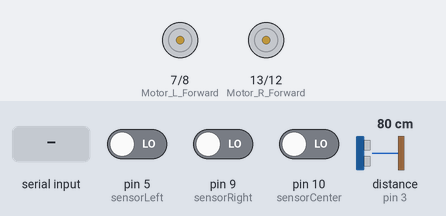
Recording of a sketch running on a simulated Arduino Uno, built with avr-gcc and run on an emulated ATmega328P. Shown: motor-driver pin pairs drawn as motors (green arrow = first pin HIGH = forward, orange = second pin HIGH = backward, longer = more drive, scaled by the enable pin). The test bench sets the inputs (shaded band); at power-on: distance to the obstacle (sensor on pin 3) 80 cm, pin 5 (sensorLeft) LOW, pin 9 (sensorRight) LOW, pin 10 (sensorCenter) LOW. The echo pulse lasts 58.3 µs per cm; what the sketch prints to the serial monitor is not drawn.

Above: at 1.2 s.
1.3 s: "U" received over Serial
At 1.6 s:
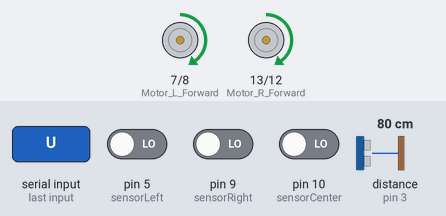
2.8 s: "L" received over Serial
At 4.0 s:
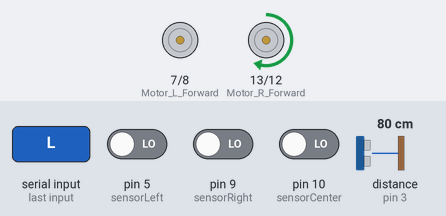
4.3 s: "R" received over Serial
At 5.1 s:
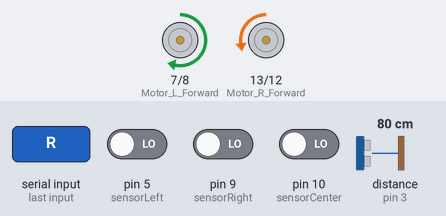
5.8 s: distance to the obstacle (sensor on pin 3) set to 11 cm
7.3 s: distance to the obstacle (sensor on pin 3) set to 8 cm
At 7.45 s:
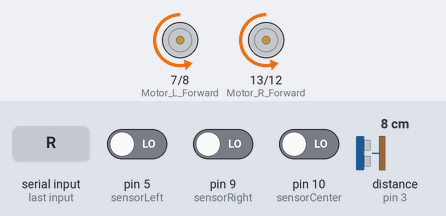
10.3 s: "W" received over Serial
At 11.4 s:
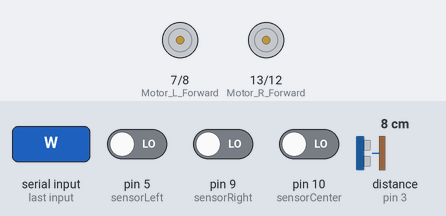
Timing chart, 0 to 13.3 s (numbered marks = the images above; inputs shaded):
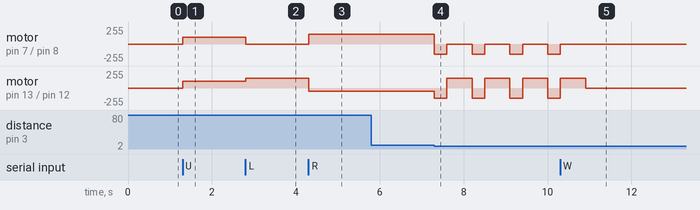

The sketch:

bluesix.ino
```cpp
#include <NewPing.h>

# include "NewPing.h"

int Motor_R_Enable=11;
int Motor_R_Forward=13;
int Motor_R_Reverse=12;

int Motor_L_Enable=6;
int Motor_L_Forward=7;
int Motor_L_Reverse=8;

int trigPin=4;
int echoPin=3;
#define required_distance 25
#define sensorLeft 5
#define sensorCenter 10
#define sensorRight 9
int x,y,z;
NewPing sonar(trigPin ,echoPin ,required_distance ) ;
float distance ;

char input;

void setup() {

  Serial.begin(9600);
  pinMode(Motor_R_Enable,OUTPUT);
  pinMode(Motor_R_Forward,OUTPUT);
  pinMode(Motor_R_Reverse,OUTPUT);
  pinMode(Motor_L_Enable,OUTPUT);
  pinMode(Motor_L_Forward,OUTPUT);
  pinMode(Motor_L_Reverse,OUTPUT);
  pinMode(trigPin,OUTPUT);
  pinMode(echoPin,INPUT);
  pinMode(sensorLeft,INPUT);
pinMode(sensorCenter,INPUT);
pinMode(sensorRight,INPUT);


}

void forward(){
        analogWrite(Motor_L_Enable,100);
        digitalWrite(Motor_L_Forward,HIGH);
        digitalWrite(Motor_L_Reverse,LOW);
        analogWrite(Motor_R_Enable,100);
        digitalWrite(Motor_R_Forward,HIGH);
        digitalWrite(Motor_R_Reverse,LOW);
}

void backward(){
        analogWrite(Motor_L_Enable,150);
        digitalWrite(Motor_L_Forward,LOW);
        digitalWrite(Motor_L_Reverse,HIGH);
        analogWrite(Motor_R_Enable,150);
        digitalWrite(Motor_R_Forward,LOW);
        digitalWrite(Motor_R_Reverse,HIGH);
}

void brake(){
        analogWrite(Motor_L_Enable,150);
        digitalWrite(Motor_L_Forward,LOW);
        digitalWrite(Motor_L_Reverse,LOW);
        analogWrite(Motor_R_Enable,150);
        digitalWrite(Motor_R_Forward,LOW);
        digitalWrite(Motor_R_Reverse,LOW);
}

void left (){
        analogWrite(Motor_L_Enable,150);
        digitalWrite(Motor_L_Forward,LOW);
        digitalWrite(Motor_L_Reverse,LOW);
        analogWrite(Motor_R_Enable,150);
        digitalWrite(Motor_R_Forward,HIGH);
        digitalWrite(Motor_R_Reverse,LOW);
}

void right (){
        analogWrite(Motor_L_Enable,150);
        digitalWrite(Motor_L_Forward,HIGH);
        digitalWrite(Motor_L_Reverse,LOW);
        analogWrite(Motor_R_Enable,50);
        digitalWrite(Motor_R_Forward,LOW);
        digitalWrite(Motor_R_Reverse,HIGH);
}
void rightwall (){
        analogWrite(Motor_L_Enable,150);
        digitalWrite(Motor_L_Forward,HIGH);
        digitalWrite(Motor_L_Reverse,LOW);
        analogWrite(Motor_R_Enable,100);
        digitalWrite(Motor_R_Forward,LOW);
        digitalWrite(Motor_R_Reverse,HIGH);
}

void track (){
  //lw mashtaghlsh yb2a n7ot hena bardo code el sensor tany
  x=digitalRead(sensorLeft);
  y=digitalRead(sensorCenter);
  z=digitalRead(sensorRight);
   if ( distance <=20 && distance != 0 && z==0 )
     {
         backward();
         delay (300);
         rightwall();
         delay(400);
         forward();
         delay(500);

    }
  else if ( distance <=20 && distance != 0 && x==0)
    {
         backward();
         delay (300);
         left();
         delay(700);
         forward();
         delay(500);
    }
  else {
               if(x & !y & z)
           {
          //move forward
            forward();
           }

          else if(!x & y & z)
           {
            //move left
              left();
           }

         if(x & y & !z)
           {
           //move right
             right();
           }

        else if(!x & !y & !z)
          {
             forward();
          }
  }//else
}

void loop(){
 if(Serial.available() > 0){
    input = Serial.read();
}
switch (input){
  case 'F':
  distance=sonar.ping_cm();
if ( distance <10 && distance != 0){
  backward();
  delay (300);
  left();
  delay(600);
  forward();
} else{
  forward();
  break;
}
  case 'L': distance=sonar.ping_cm();
if ( distance <10 && distance != 0){
  backward();
  delay (300);
  left();
  delay(600);
  forward();
} else{
  left();
  break;
}
  case 'R' : distance=sonar.ping_cm();
if ( distance <10 && distance != 0){
  backward();
  delay (300);
  left();
  delay(600);
  forward();
} else{
  right();
  break;
}
  case 'B' : backward(); break;
  case 'W' : brake(); break;
  case 'U':
  Serial.print(input);
  track(); break;
}


}
```

Measured:
- the behaviour switches between 10 and 9 cm on distance to the obstacle (sensor on pin 3) (found by bisection; images 3 and 4)
- after the input at 1.3 s, motor on pin 7 (Motor_L_Forward) / pin 8 (Motor_L_Reverse), motor on pin 13 (Motor_R_Forward) / pin 12 (Motor_R_Reverse): stopped → forward 100/255 at once
- after the input at 2.8 s, motor on pin 7 (Motor_L_Forward) / pin 8 (Motor_L_Reverse): forward 100/255 → stopped at once; motor on pin 13 (Motor_R_Forward) / pin 12 (Motor_R_Reverse): forward 100/255 → forward 150/255 at once
- after the input at 4.3 s, motor on pin 7 (Motor_L_Forward) / pin 8 (Motor_L_Reverse): stopped → forward 150/255 at once; motor on pin 13 (Motor_R_Forward) / pin 12 (Motor_R_Reverse): forward 150/255 → backward 50/255 at once
- after the input at 5.8 s, every drawn part: stays the same
- after the input at 7.3 s, motor on pin 7 (Motor_L_Forward) / pin 8 (Motor_L_Reverse): alternates backward 150/255 for 0.30 s and stopped for 0.60 s, starting at once; motor on pin 13 (Motor_R_Forward) / pin 12 (Motor_R_Reverse): alternates forward 150/255 for 0.60 s and backward 150/255 for 0.30 s, starting at once
- after the input at 10.3 s, motor on pin 7 (Motor_L_Forward) / pin 8 (Motor_L_Reverse): goes on until 10.3 s, then stays stopped
